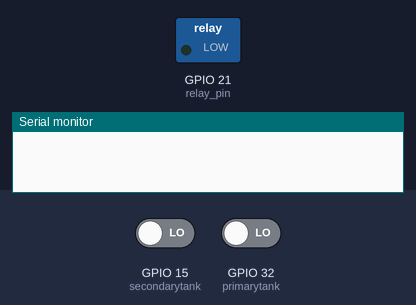
Bench run of a program on a simulated ESP32. Shown: switched loads named in the program (green lamp = pin HIGH), the last lines printed to the serial monitor. The inputs (shaded band) are chosen by the test bench; at power-on: GPIO 15 (secondarytank) LOW, GPIO 32 (primarytank) LOW.

Above: at 1.2 s.
1.3 s: GPIO 15 (secondarytank) driven HIGH and GPIO 32 (primarytank) driven HIGH
At 2.5 s:
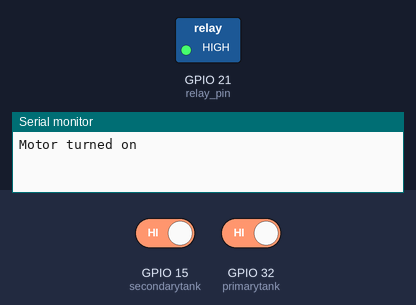
2.8 s: GPIO 15 (secondarytank) driven LOW
At 3.6 s:
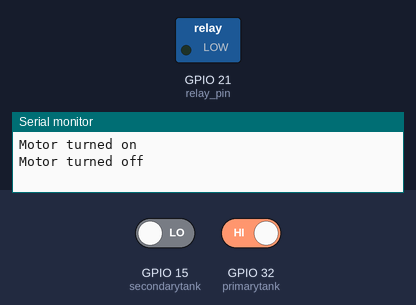
4.3 s: GPIO 15 (secondarytank) driven HIGH
At 4.8 s:
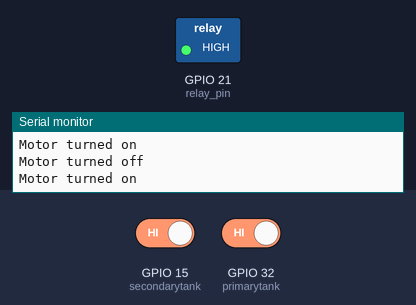
5.8 s: GPIO 32 (primarytank) driven LOW
At 7.2 s:
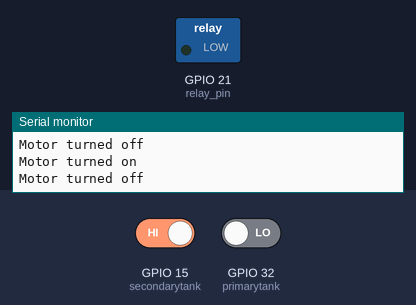
Timing chart, 0 to 8.3 s (numbered marks = the images above; inputs shaded):
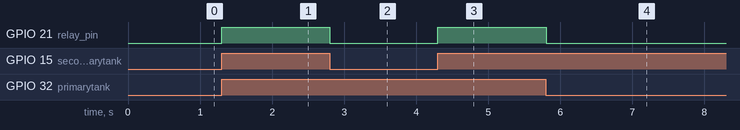

Measured:
- after the input at 1.3 s, GPIO 21 (relay_pin): LOW → HIGH at once
- after the input at 2.8 s, GPIO 21 (relay_pin): HIGH → LOW at once
- after the input at 4.3 s, GPIO 21 (relay_pin): LOW → HIGH at once
- after the input at 5.8 s, GPIO 21 (relay_pin): HIGH → LOW at once

The program:

main.cpp
```cpp
#include <Arduino.h>

#define relay_pin 21  // GPIO pin D1 (used as an output)
#define primarytank 32 // GPIO pin D5 (used as an Input)
#define secondarytank 15  // GPIO pin D1 (used as an input)

bool motorState = false;


void setup() {
  // put your setup code here, to run once:
    pinMode(relay_pin, OUTPUT);
    pinMode(primarytank, INPUT);
    pinMode(secondarytank, INPUT);
    digitalWrite(relay_pin, LOW);
    // digitalWrite(primarytank, LOW);
    // digitalWrite(secondarytank, LOW);
    Serial.begin(115200);

}

void loop() {
  // put your main code here, to run repeatedly:
  int primaryState = digitalRead(primarytank);
  int secondaryState = digitalRead(secondarytank);

  if(primaryState == HIGH && secondaryState == HIGH && motorState == false){
    Serial.println("Motor turned on");
    digitalWrite(relay_pin, HIGH);
    motorState = true;

  }else if((primaryState == LOW || secondaryState == LOW) && motorState == true){
      Serial.println("Motor turned off");
      digitalWrite(relay_pin, LOW);
      motorState = false;
  }
  delay(100);
}
```
